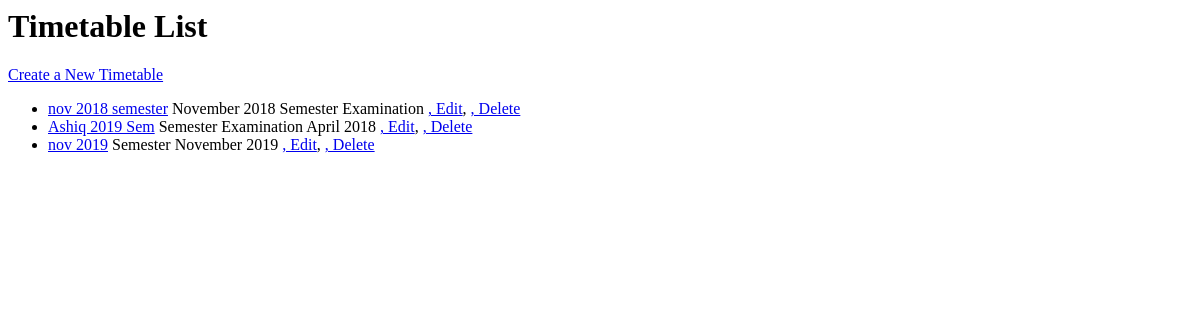
Before: /allotment/timetable/ with the older database file.
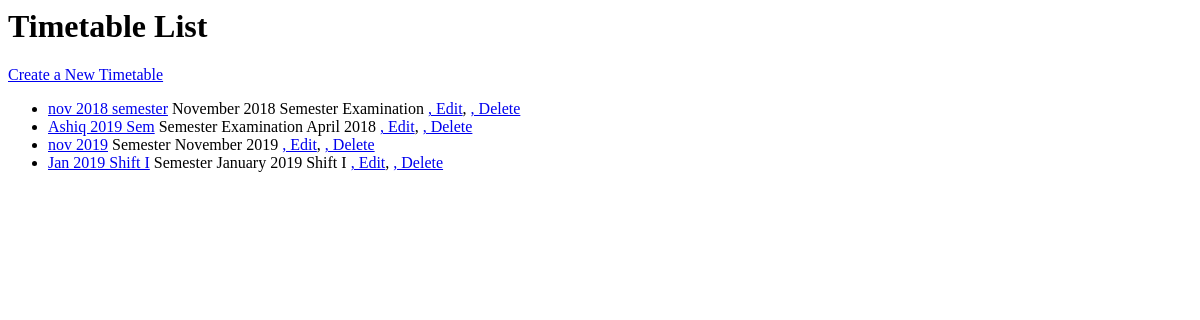
After: the same page with the newer database file.
### allotment/models.py (models this page shows, shortened)
class TimeTable(models.Model):
    shortname=models.CharField(max_length=20, help_text='Enter a short name for timetable, this name is not displayed in the report')
    longName=models.CharField(max_length=120, help_text='Enter the TimeTable name which is printed in the final reports')
    oneStaffPer_Students=models.IntegerField(null=False, blank=True, default=0, help_text='Number of students for which one is required, this is used to calculate the no of staffs required for an examination')
    class Meta:
        verbose_name = "TimeTable"
        verbose_name_plural = "TimeTables"
    def get_update_url(self):
        return reverse('timetable_update', args=[str(self.id)])
    def get_delete_url(self):
        return reverse('timetable_delete', args=[str(self.id)])
    def get_details_url(self):
        return reverse ('timetable_detail', args=[str(self.id)])

### allotment/views.py (the view)
# urls.py: path('timetable/', views.TimeTableList.as_view(), name='timetableList'),
class TimeTableList(generic.ListView):
	model = TimeTable

### allotment/templates/allotment/timetable_list.html
{%block content%}
 <h1>Timetable List</h1>
 <a href="create/">Create a New Timetable</a>
    {% if timetable_list %}
    <ul>
      {% for t in timetable_list %}
      <li>
        <a href="{{ t.get_details_url}}">{{ t.shortname }}</a>
        {{t.longName}}
        <a href="{{ t.get_update_url }}">, Edit</a>,
        <a href="{{ t.get_delete_url }}">, Delete</a>
      </li>
      {% endfor %}
    </ul>
    {% else %}
      <p>No Timetables, Create a new one</p>
      <p>Timetables will be listed here</p>
    {% endif %}
{% endblock %}

Changed rows visible on the page:
added TimeTable: shortname "Jan 2019 Shift I", longName "Semester January 2019 Shift I"
